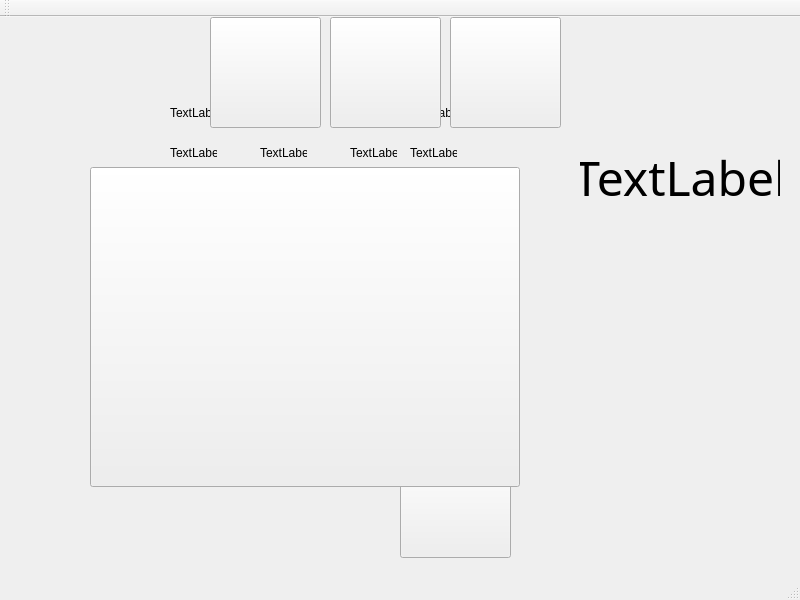
<?xml version="1.0" encoding="UTF-8"?>
<ui version="4.0">
 <class>MainWindow</class>
 <widget class="QMainWindow" name="MainWindow">
  <property name="geometry">
   <rect>
    <x>0</x>
    <y>0</y>
    <width>800</width>
    <height>600</height>
   </rect>
  </property>
  <property name="windowTitle">
   <string>MainWindow</string>
  </property>
  <widget class="QWidget" name="centralWidget">
   <widget class="QPushButton" name="pushButton">
    <property name="geometry">
     <rect>
      <x>330</x>
      <y>0</y>
      <width>111</width>
      <height>111</height>
     </rect>
    </property>
    <property name="text">
     <string/>
    </property>
    <property name="icon">
     <iconset resource="res11.qrc">
      <normaloff>:/6a894.png</normaloff>:/6a894.png</iconset>
    </property>
    <property name="iconSize">
     <size>
      <width>100</width>
      <height>100</height>
     </size>
    </property>
   </widget>
   <widget class="QPushButton" name="continue_2">
    <property name="geometry">
     <rect>
      <x>400</x>
      <y>430</y>
      <width>111</width>
      <height>111</height>
     </rect>
    </property>
    <property name="text">
     <string/>
    </property>
    <property name="icon">
     <iconset resource="res11.qrc">
      <normaloff>:/continue.gif</normaloff>:/continue.gif</iconset>
    </property>
    <property name="iconSize">
     <size>
      <width>110</width>
      <height>200</height>
     </size>
    </property>
   </widget>
   <widget class="QPushButton" name="quit">
    <property name="geometry">
     <rect>
      <x>450</x>
      <y>0</y>
      <width>111</width>
      <height>111</height>
     </rect>
    </property>
    <property name="text">
     <string/>
    </property>
    <property name="icon">
     <iconset resource="res11.qrc">
      <normaloff>:/quit-hi.png</normaloff>:/quit-hi.png</iconset>
    </property>
    <property name="iconSize">
     <size>
      <width>110</width>
      <height>110</height>
     </size>
    </property>
   </widget>
   <widget class="QLabel" name="label">
    <property name="geometry">
     <rect>
      <x>170</x>
      <y>90</y>
      <width>47</width>
      <height>12</height>
     </rect>
    </property>
    <property name="text">
     <string>TextLabel</string>
    </property>
    <property name="scaledContents">
     <bool>true</bool>
    </property>
   </widget>
   <widget class="QLabel" name="label_2">
    <property name="geometry">
     <rect>
      <x>260</x>
      <y>90</y>
      <width>47</width>
      <height>12</height>
     </rect>
    </property>
    <property name="text">
     <string>TextLabel</string>
    </property>
    <property name="scaledContents">
     <bool>true</bool>
    </property>
   </widget>
   <widget class="QLabel" name="label_3">
    <property name="geometry">
     <rect>
      <x>330</x>
      <y>90</y>
      <width>47</width>
      <height>12</height>
     </rect>
    </property>
    <property name="text">
     <string>TextLabel</string>
    </property>
    <property name="scaledContents">
     <bool>true</bool>
    </property>
   </widget>
   <widget class="QLabel" name="label_4">
    <property name="geometry">
     <rect>
      <x>410</x>
      <y>90</y>
      <width>47</width>
      <height>12</height>
     </rect>
    </property>
    <property name="text">
     <string>TextLabel</string>
    </property>
    <property name="scaledContents">
     <bool>true</bool>
    </property>
   </widget>
   <widget class="QLabel" name="label_5">
    <property name="geometry">
     <rect>
      <x>170</x>
      <y>130</y>
      <width>47</width>
      <height>12</height>
     </rect>
    </property>
    <property name="text">
     <string>TextLabel</string>
    </property>
    <property name="scaledContents">
     <bool>true</bool>
    </property>
   </widget>
   <widget class="QLabel" name="label_6">
    <property name="geometry">
     <rect>
      <x>260</x>
      <y>130</y>
      <width>47</width>
      <height>12</height>
     </rect>
    </property>
    <property name="text">
     <string>TextLabel</string>
    </property>
    <property name="scaledContents">
     <bool>true</bool>
    </property>
   </widget>
   <widget class="QLabel" name="label_7">
    <property name="geometry">
     <rect>
      <x>350</x>
      <y>130</y>
      <width>47</width>
      <height>12</height>
     </rect>
    </property>
    <property name="text">
     <string>TextLabel</string>
    </property>
    <property name="scaledContents">
     <bool>true</bool>
    </property>
   </widget>
   <widget class="QLabel" name="label_8">
    <property name="geometry">
     <rect>
      <x>410</x>
      <y>130</y>
      <width>47</width>
      <height>12</height>
     </rect>
    </property>
    <property name="text">
     <string>TextLabel</string>
    </property>
    <property name="scaledContents">
     <bool>true</bool>
    </property>
   </widget>
   <widget class="QLabel" name="label_9">
    <property name="geometry">
     <rect>
      <x>180</x>
      <y>170</y>
      <width>47</width>
      <height>12</height>
     </rect>
    </property>
    <property name="text">
     <string>TextLabel</string>
    </property>
    <property name="scaledContents">
     <bool>true</bool>
    </property>
   </widget>
   <widget class="QLabel" name="label_10">
    <property name="geometry">
     <rect>
      <x>270</x>
      <y>170</y>
      <width>47</width>
      <height>12</height>
     </rect>
    </property>
    <property name="text">
     <string>TextLabel</string>
    </property>
    <property name="scaledContents">
     <bool>true</bool>
    </property>
   </widget>
   <widget class="QLabel" name="label_11">
    <property name="geometry">
     <rect>
      <x>350</x>
      <y>170</y>
      <width>47</width>
      <height>12</height>
     </rect>
    </property>
    <property name="text">
     <string>TextLabel</string>
    </property>
    <property name="scaledContents">
     <bool>true</bool>
    </property>
   </widget>
   <widget class="QLabel" name="label_12">
    <property name="geometry">
     <rect>
      <x>420</x>
      <y>180</y>
      <width>47</width>
      <height>12</height>
     </rect>
    </property>
    <property name="text">
     <string>TextLabel</string>
    </property>
    <property name="scaledContents">
     <bool>true</bool>
    </property>
   </widget>
   <widget class="QLabel" name="label_13">
    <property name="geometry">
     <rect>
      <x>170</x>
      <y>210</y>
      <width>47</width>
      <height>12</height>
     </rect>
    </property>
    <property name="text">
     <string>TextLabel</string>
    </property>
    <property name="scaledContents">
     <bool>true</bool>
    </property>
   </widget>
   <widget class="QLabel" name="label_14">
    <property name="geometry">
     <rect>
      <x>250</x>
      <y>220</y>
      <width>47</width>
      <height>12</height>
     </rect>
    </property>
    <property name="text">
     <string>TextLabel</string>
    </property>
    <property name="scaledContents">
     <bool>true</bool>
    </property>
   </widget>
   <widget class="QLabel" name="label_15">
    <property name="geometry">
     <rect>
      <x>350</x>
      <y>220</y>
      <width>47</width>
      <height>12</height>
     </rect>
    </property>
    <property name="text">
     <string>TextLabel</string>
    </property>
    <property name="scaledContents">
     <bool>true</bool>
    </property>
   </widget>
   <widget class="QLabel" name="label_16">
    <property name="geometry">
     <rect>
      <x>440</x>
      <y>220</y>
      <width>47</width>
      <height>12</height>
     </rect>
    </property>
    <property name="text">
     <string>TextLabel</string>
    </property>
    <property name="scaledContents">
     <bool>true</bool>
    </property>
   </widget>
   <widget class="QLabel" name="label_17">
    <property name="geometry">
     <rect>
      <x>590</x>
      <y>0</y>
      <width>200</width>
      <height>100</height>
     </rect>
    </property>
    <property name="text">
     <string/>
    </property>
    <property name="pixmap">
     <pixmap resource="res11.qrc">:/score.png</pixmap>
    </property>
    <property name="scaledContents">
     <bool>true</bool>
    </property>
   </widget>
   <widget class="QLabel" name="label_18">
    <property name="geometry">
     <rect>
      <x>580</x>
      <y>110</y>
      <width>200</width>
      <height>100</height>
     </rect>
    </property>
    <property name="font">
     <font>
      <family>Agency FB</family>
      <pointsize>36</pointsize>
     </font>
    </property>
    <property name="text">
     <string>TextLabel</string>
    </property>
    <property name="alignment">
     <set>Qt::AlignCenter</set>
    </property>
   </widget>
   <widget class="QLabel" name="label_19">
    <property name="geometry">
     <rect>
      <x>90</x>
      <y>130</y>
      <width>440</width>
      <height>440</height>
     </rect>
    </property>
    <property name="text">
     <string/>
    </property>
    <property name="scaledContents">
     <bool>true</bool>
    </property>
   </widget>
   <widget class="QLabel" name="label_20">
    <property name="geometry">
     <rect>
      <x>590</x>
      <y>290</y>
      <width>200</width>
      <height>200</height>
     </rect>
    </property>
    <property name="text">
     <string/>
    </property>
    <property name="pixmap">
     <pixmap resource="res11.qrc">:/key.png</pixmap>
    </property>
    <property name="scaledContents">
     <bool>true</bool>
    </property>
   </widget>
   <widget class="QLabel" name="label_21">
    <property name="geometry">
     <rect>
      <x>0</x>
      <y>0</y>
      <width>200</width>
      <height>100</height>
     </rect>
    </property>
    <property name="text">
     <string/>
    </property>
    <property name="pixmap">
     <pixmap resource="res11.qrc">:/2048.png</pixmap>
    </property>
    <property name="scaledContents">
     <bool>true</bool>
    </property>
   </widget>
   <widget class="QPushButton" name="pushButton_2">
    <property name="geometry">
     <rect>
      <x>90</x>
      <y>150</y>
      <width>430</width>
      <height>320</height>
     </rect>
    </property>
    <property name="text">
     <string/>
    </property>
    <property name="icon">
     <iconset resource="res11.qrc">
      <normaloff>:/introduce.png</normaloff>:/introduce.png</iconset>
    </property>
    <property name="iconSize">
     <size>
      <width>700</width>
      <height>700</height>
     </size>
    </property>
   </widget>
   <widget class="QPushButton" name="pushButton_3">
    <property name="geometry">
     <rect>
      <x>210</x>
      <y>0</y>
      <width>111</width>
      <height>111</height>
     </rect>
    </property>
    <property name="text">
     <string/>
    </property>
    <property name="icon">
     <iconset resource="res11.qrc">
      <normaloff>:/undo.png</normaloff>:/undo.png</iconset>
    </property>
    <property name="iconSize">
     <size>
      <width>111</width>
      <height>111</height>
     </size>
    </property>
   </widget>
   <zorder>label</zorder>
   <zorder>label_2</zorder>
   <zorder>label_3</zorder>
   <zorder>label_4</zorder>
   <zorder>label_5</zorder>
   <zorder>label_6</zorder>
   <zorder>label_7</zorder>
   <zorder>label_8</zorder>
   <zorder>label_9</zorder>
   <zorder>label_10</zorder>
   <zorder>label_11</zorder>
   <zorder>label_12</zorder>
   <zorder>label_13</zorder>
   <zorder>label_14</zorder>
   <zorder>label_15</zorder>
   <zorder>label_16</zorder>
   <zorder>label_17</zorder>
   <zorder>label_18</zorder>
   <zorder>label_19</zorder>
   <zorder>pushButton</zorder>
   <zorder>quit</zorder>
   <zorder>continue_2</zorder>
   <zorder>label_20</zorder>
   <zorder>label_21</zorder>
   <zorder>pushButton_2</zorder>
   <zorder>pushButton_3</zorder>
  </widget>
  <widget class="QMenuBar" name="menuBar">
   <property name="geometry">
    <rect>
     <x>0</x>
     <y>0</y>
     <width>800</width>
     <height>21</height>
    </rect>
   </property>
  </widget>
  <widget class="QToolBar" name="mainToolBar">
   <attribute name="toolBarArea">
    <enum>TopToolBarArea</enum>
   </attribute>
   <attribute name="toolBarBreak">
    <bool>false</bool>
   </attribute>
  </widget>
  <widget class="QStatusBar" name="statusBar"/>
 </widget>
 <layoutdefault spacing="6" margin="11"/>
 <resources>
  <include location="res11.qrc"/>
 </resources>
 <connections/>
</ui>
